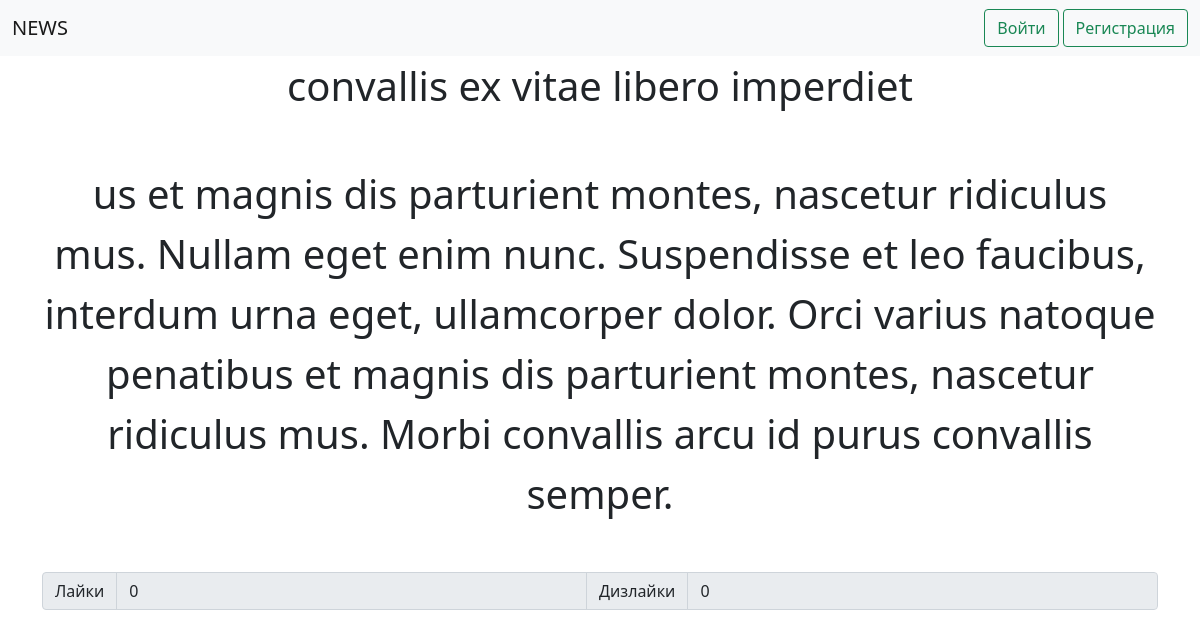
The page /post/post.php?postId=4 on the database as committed earlier.
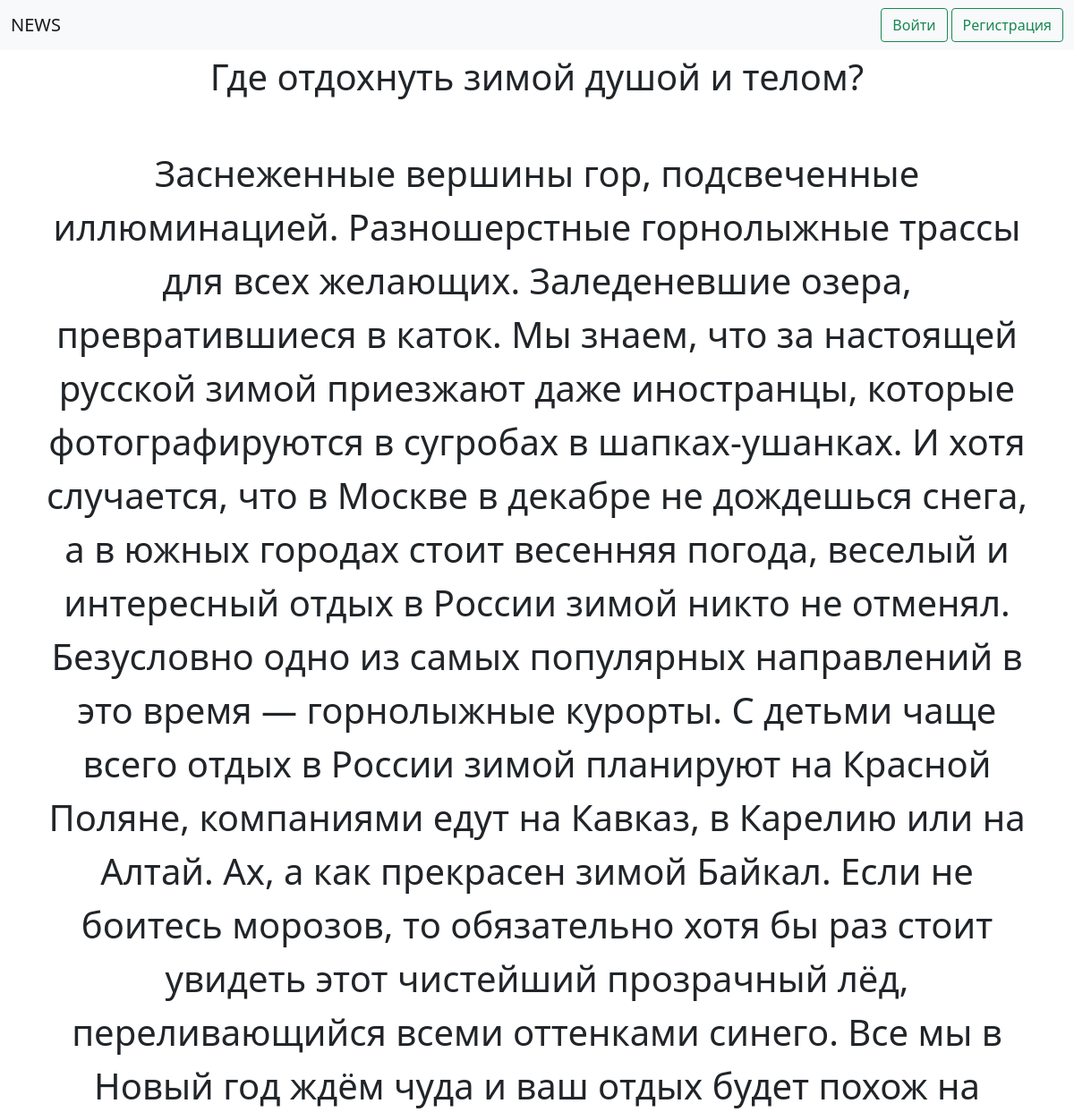
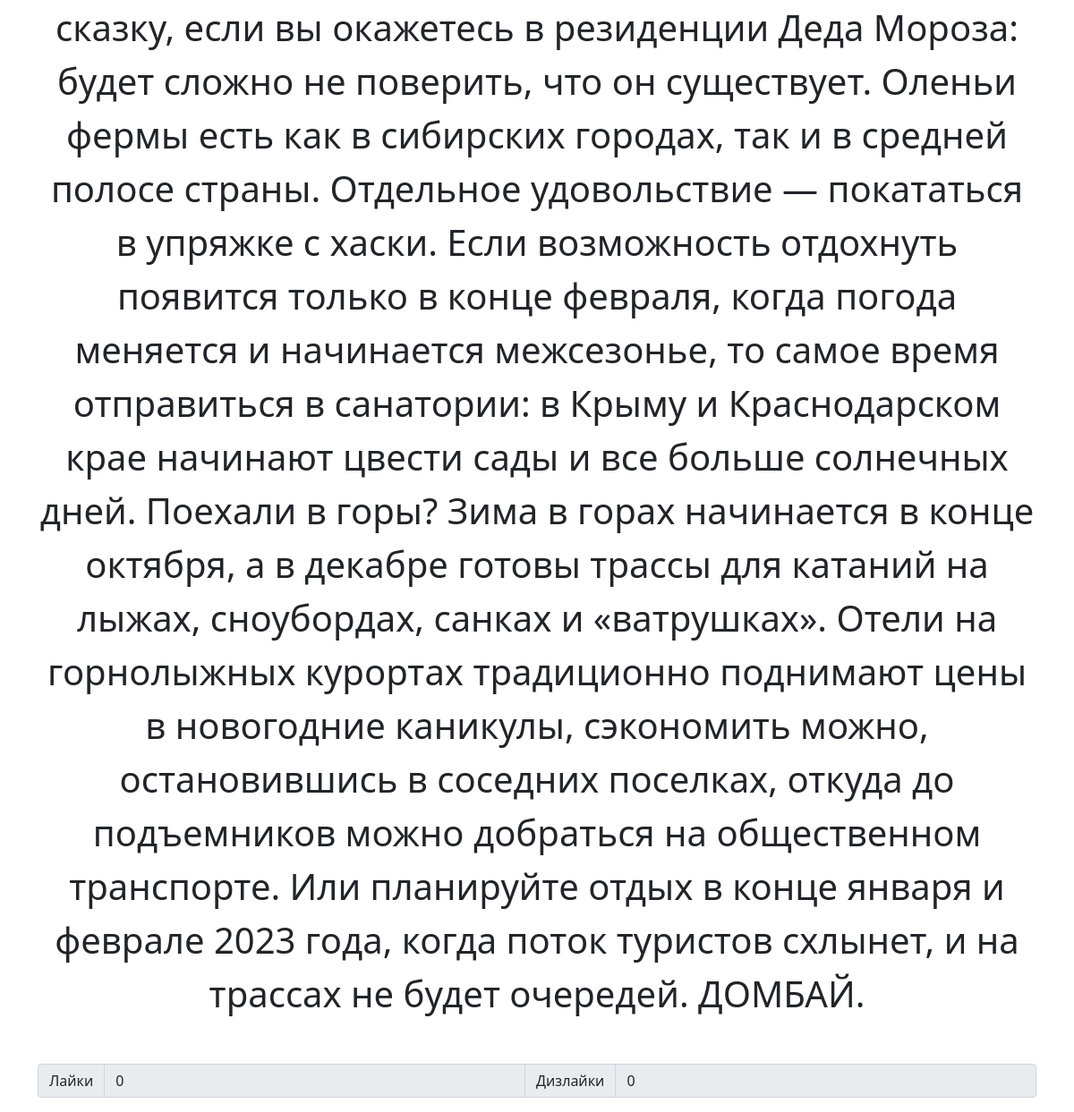
The same page on the database as committed later (2 pictures, top to bottom).
### tables this page shows
CREATE TABLE posts (
    id INT NOT NULL AUTO_INCREMENT PRIMARY KEY,
    title VARCHAR(100) NOT NULL,
    description VARCHAR(40000) NOT NULL,
    user_id int not null,

    FOREIGN KEY (user_id) REFERENCES users(id) ON DELETE CASCADE
);

### post/post.php (the view, shortened to what this page needs)
<?php require '../layouts/header.php' ?>
<?php
require '../database/database.php';
$postId = null;
if(isset($_GET['postId']) || isset($_POST['input_post_id'])) {
    if(isset($_GET['postId'])) {
        $postId = $_GET['postId'];
    }
    $stmt = $conn->query(
            "
                    select
                        p.id as postId,
                        title,
                        description,
                        (select count(*) from users_posts where users_posts.post_id = p.id and users_posts.type = 'like') as likes_quantity,
                        (select count(*) from users_posts where users_posts.post_id = p.id and users_posts.type = 'dislike') as dislikes_quantity
                    from posts p where id = '$postId'
            ");
    $post = $stmt->fetch();
}
?>
    <div class="container text-center fs-1">
        <div class="mb-5"><?php echo $post['title'] ?></div>
        <div class="mb-5"><?php echo $post['description'] ?></div>
        <div class="input-group mb-3">
            <span class="input-group-text">Лайки</span>
            <input disabled type="text" class="form-control" value="<?php echo $post['likes_quantity'] ?>">
            <span class="input-group-text">Дизлайки</span>
            <input disabled type="text" class="form-control" value="<?php echo $post['dislikes_quantity'] ?>">
        </div>
    </div>
<?php require '../layouts/footer.php' ?>

Rows that differ between the two databases and show on the page:
changed posts: title "convallis ex vitae libero imperdiet" → "Где отдохнуть зимой душой и телом?"; description "us et magnis dis parturient montes, nascetur ridiculus mus. Nullam eget enim nunc. Suspendisse et leo faucibus, interdum urna eget, ullamcorper dolor. Orci varius natoque penatibus et magnis dis parturient montes, nascetur ridiculus mus. Morbi convallis arcu id purus convallis semper." → "Заснеженные вершины гор, подсвеченные иллюминацией. Разношерстные горнолыжные трассы для всех желающих. Заледеневшие озера, превратившиеся в каток. Мы знаем, что за настоящей русской зимой приезжают даже иностранцы, которые фотографируются в сугробах в шапках-ушанках. И хотя случается, что в Москве в декабре не дождешься снега, а в южных городах стоит весенняя погода, веселый и интересный отдых в России зимой никто не отменял. Безусловно одно из самых популярных направлений в это время — горнолыжные курорты. С детьми чаще всего отдых в России зимой планируют на Красной Поляне, компаниями едут на Кавказ, в Карелию или на Алтай. Ах, а как прекрасен зимой Байкал. Если не боитесь морозов, то…"
